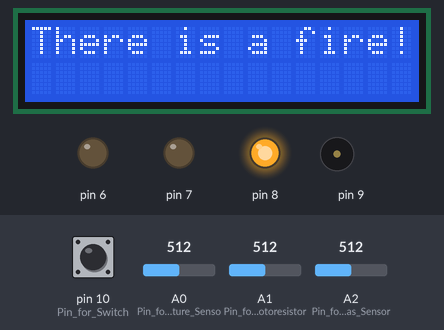
Bench run of a sketch on a simulated Arduino Uno, built with avr-gcc and run on an emulated ATmega328P. Parts: 16×2 character LCD, output pins drawn as LEDs (lit = HIGH), buzzer (waves = sounding). The inputs (shaded band) are chosen by the test bench; at power-on: A0 (Pin_for_Temperature_Senso) = 512, pin 10 (Pin_for_Switch) LOW, A2 (Pin_for_Gas_Sensor) = 512, A1 (Pin_for_Photoresistor) = 512.

Above: at 0.86 s.
1.3 s: A0 (Pin_for_Temperature_Senso) set to 267
4.3 s: A0 (Pin_for_Temperature_Senso) set to 244
At 5.3 s:
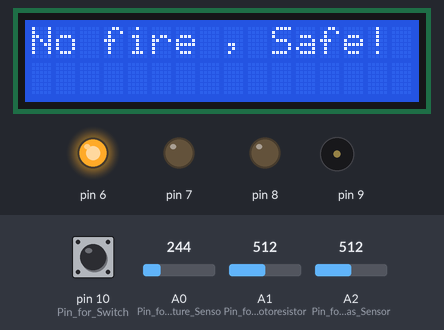
6.0 s: pin 10 (Pin_for_Switch) pulled HIGH for 0.6 s
At 6.3 s:
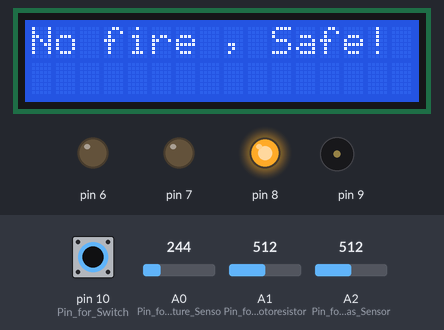
8.1 s: A0 (Pin_for_Temperature_Senso) set to 306
At 8.9 s:
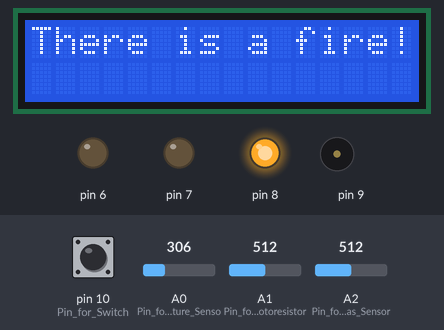
10.6 s: A2 (Pin_for_Gas_Sensor) set to 208
12.1 s: A2 (Pin_for_Gas_Sensor) set to 190
At 12.9 s:
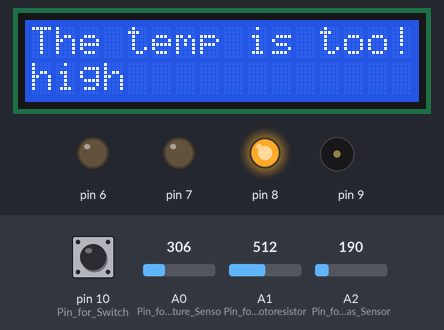
Timing chart, 0 to 15.1 s (numbered marks = the images above; inputs shaded):
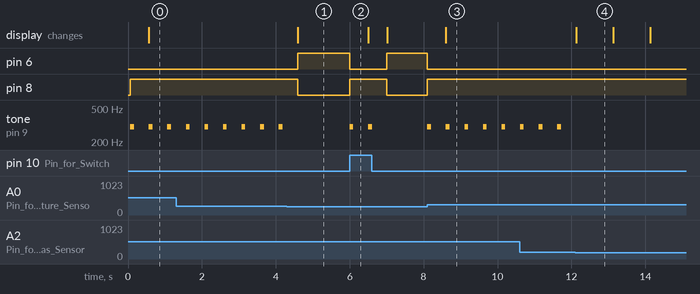

The sketch:

fire_detecting_safety_alarm.ino
```cpp
#include <LiquidCrystal.h>
LiquidCrystal lcd(12, 11, 5, 4, 3, 2);

int sen_val1 = 0;
int sen_val2 = 0;
int sen_val3 = 0;
int switch_state = LOW;

float voltage = 0.0;
float temp = 0.0;

void setup()
{
  lcd.begin(16, 2);

  pinMode(A0,INPUT); //Pin for Temperature Sensor
  pinMode(A1,INPUT); //Pin for Photoresistor
  pinMode(A2,INPUT); //Pin for Gas Sensor
  pinMode(10,INPUT); //Pin for Switch

  Serial.begin(9600);

  for(int i = 6;i<=9;i++){
  pinMode(i,OUTPUT); //Pin for LCD
  }
}

void loop()
{
  sen_val1 = analogRead(A0); // Temperature Sensor
  sen_val2 = analogRead(A1); // Photoresistor
  sen_val3 = analogRead(A2); // Gas Sensor
  switch_state = digitalRead(10);// Manual Control

  lcd.setCursor(0, 0); //Setting the 1st Line of LCD

  voltage = 5.0*(sen_val1/1023.0);
  temp = (voltage - 0.5)*100;
  //Serial.println(sen_val2);
  //Serial.println(temp);
  //Serial.println(switch_state);
  if(switch_state == HIGH){ //Manual control is turned on
    tone(9, 300, 100);
    digitalWrite(6,LOW);
    digitalWrite(8,HIGH);
    delay(500);
    lcd.print("There is a fire");
    }
  else{ //Automatic control is turned on
  if(temp > 75 && sen_val2 > 700 && sen_val3 > 200){
    digitalWrite(6,LOW);
    digitalWrite(8,HIGH);
    tone(9, 300, 100);
    delay(500);
    lcd.print("There is a fire!");
  }
  else if((temp > 75 && sen_val3 > 200) || (temp > 75 && sen_val2 > 700)) {
    tone(9, 300, 100);
    digitalWrite(6,LOW);
    digitalWrite(8,HIGH);
    delay(500);
    lcd.print("There is a fire!");
  }
  else if(temp > 75){
    digitalWrite(6,LOW);
    digitalWrite(8,HIGH);
    lcd.print("The temp is too");
    lcd.setCursor(0, 1);
    lcd.print("high");
    delay(1000);
    lcd.clear(); //To clear the LCD
  }
  else{
    digitalWrite(8,LOW);
    digitalWrite(6,HIGH);
    lcd.print("No fire , Safe! :)"); //Safe :)
  }
  }
}
```

Measured:
- the behaviour switches between 256 and 255 on A0 (Pin_for_Temperature_Senso) (found by bisection; images 0 and 1)
- the behaviour switches between 201 and 200 on A2 (Pin_for_Gas_Sensor) (found by bisection; images 3 and 4)
- after the input at 4.3 s, pin 6: LOW → HIGH after 0.29 s; pin 8: HIGH → LOW after 0.29 s; tone on pin 9: stops changing and stays silent; the display: changes after 0.29 s (image 1)
- after the input at 6.0 s, pin 6: HIGH → LOW at once, → HIGH 1.0 s later; pin 8: LOW → HIGH at once, → LOW 1.0 s later; tone on pin 9: alternates 300 Hz for 0.10 s and silent for 0.40 s, 4 changes in all, then stays silent, starting at once
- after the input at 8.1 s, pin 6: HIGH → LOW at once; pin 8: LOW → HIGH at once; tone on pin 9: alternates 300 Hz for 0.10 s and silent for 0.40 s, starting at once; the display: changes after 0.50 s (image 3)
- after the input at 12.1 s, tone on pin 9: stops changing and stays silent; the display: changes at once (image 4)
- by itself, tone on pin 9: alternates 300 Hz for 0.10 s and silent for 0.40 s
